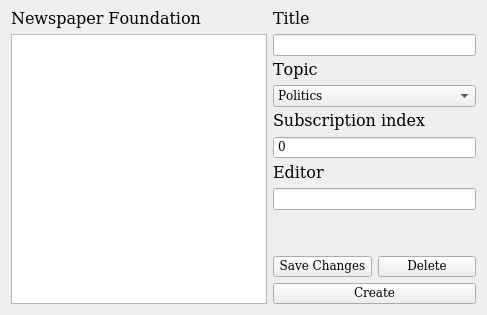
        <widget class="QWidget" name="newspapers">
         <attribute name="title">
          <string>Newspaper</string>
         </attribute>
         <layout class="QFormLayout" name="formLayout">
          <item row="1" column="1">
           <layout class="QVBoxLayout" name="verticalLayout_4">
            <item>
             <widget class="QLabel" name="label_8">
              <property name="font">
               <font>
                <family>DejaVu Math TeX Gyre</family>
                <pointsize>12</pointsize>
               </font>
              </property>
              <property name="text">
               <string>Title</string>
              </property>
             </widget>
            </item>
            <item>
             <widget class="QLineEdit" name="newspaper_title">
              <property name="font">
               <font>
                <family>DejaVu Math TeX Gyre</family>
               </font>
              </property>
             </widget>
            </item>
            <item>
             <widget class="QLabel" name="label_9">
              <property name="font">
               <font>
                <family>DejaVu Math TeX Gyre</family>
                <pointsize>12</pointsize>
               </font>
              </property>
              <property name="text">
               <string>Topic</string>
              </property>
             </widget>
            </item>
            <item>
             <widget class="QComboBox" name="newspaper_topic">
              <property name="font">
               <font>
                <family>DejaVu Math TeX Gyre</family>
               </font>
              </property>
              <item>
               <property name="text">
                <string>Politics</string>
               </property>
              </item>
              <item>
               <property name="text">
                <string>Economics and Finance</string>
               </property>
              </item>
              <item>
               <property name="text">
                <string>Society</string>
               </property>
              </item>
              <item>
               <property name="text">
                <string>Incidents and crime</string>
               </property>
              </item>
              <item>
               <property name="text">
                <string>Culture and art</string>
               </property>
              </item>
              <item>
               <property name="text">
                <string>Sport</string>
               </property>
              </item>
              <item>
               <property name="text">
                <string>Science and Technology</string>
               </property>
              </item>
              <item>
               <property name="text">
                <string>Health and Medicine</string>
               </property>
              </item>
              <item>
               <property name="text">
                <string>Lifestyle and Entertainment</string>
               </property>
              </item>
              <item>
               <property name="text">
                <string>Weather and Ecology</string>
               </property>
              </item>
              <item>
               <property name="text">
                <string>Opinions and Analytics</string>
               </property>
              </item>
              <item>
               <property name="text">
                <string>Letters and Feedback</string>
               </property>
              </item>
              <item>
               <property name="text">
                <string>Advertisements and Ads</string>
               </property>
              </item>
              <item>
               <property name="text">
                <string>Regional and Local News</string>
               </property>
              </item>
              <item>
               <property name="text">
                <string>International News</string>
               </property>
              </item>
             </widget>
            </item>
            <item>
             <widget class="QLabel" name="label_10">
              <property name="font">
               <font>
                <family>DejaVu Math TeX Gyre</family>
                <pointsize>12</pointsize>
               </font>
              </property>
              <property name="text">
               <string>Subscription index</string>
              </property>
             </widget>
            </item>
            <item>
             <widget class="QSpinBox" name="newspaper_index">
              <property name="font">
               <font>
                <family>DejaVu Math TeX Gyre</family>
               </font>
              </property>
              <property name="readOnly">
               <bool>true</bool>
              </property>
              <property name="buttonSymbols">
               <enum>QAbstractSpinBox::ButtonSymbols::NoButtons</enum>
              </property>
              <property name="maximum">
               <number>1000000</number>
              </property>
             </widget>
            </item>
            <item>
             <widget class="QLabel" name="label_11">
              <property name="font">
               <font>
                <family>DejaVu Math TeX Gyre</family>
                <pointsize>12</pointsize>
               </font>
              </property>
              <property name="text">
               <string>Editor</string>
              </property>
             </widget>
            </item>
            <item>
             <widget class="QLineEdit" name="newspaper_fio_editor">
              <property name="font">
               <font>
                <family>DejaVu Math TeX Gyre</family>
               </font>
              </property>
              <property name="text">
               <string/>
              </property>
             </widget>
            </item>
            <item>
             <spacer name="verticalSpacer_3">
              <property name="font">
               <font>
                <family>DejaVu Math TeX Gyre</family>
               </font>
              </property>
              <property name="orientation">
               <enum>Qt::Orientation::Vertical</enum>
              </property>
              <property name="sizeHint" stdset="0">
               <size>
                <width>20</width>
                <height>40</height>
               </size>
              </property>
             </spacer>
            </item>
            <item>
             <layout class="QVBoxLayout" name="verticalLayout_10">
              <item>
               <layout class="QHBoxLayout" name="horizontalLayout_11">
                <property name="topMargin">
                 <number>0</number>
                </property>
                <item>
                 <widget class="QPushButton" name="newspaper_save">
                  <property name="font">
                   <font>
                    <family>DejaVu Math TeX Gyre</family>
                   </font>
                  </property>
                  <property name="text">
                   <string>Save Changes</string>
                  </property>
                 </widget>
                </item>
                <item>
                 <widget class="QPushButton" name="newspaper_del">
                  <property name="font">
                   <font>
                    <family>DejaVu Math TeX Gyre</family>
                   </font>
                  </property>
                  <property name="text">
                   <string>Delete</string>
                  </property>
                 </widget>
                </item>
               </layout>
              </item>
              <item>
               <widget class="QPushButton" name="newspaper_add">
                <property name="font">
                 <font>
                  <family>DejaVu Math TeX Gyre</family>
                 </font>
                </property>
                <property name="text">
                 <string>Create</string>
                </property>
               </widget>
              </item>
             </layout>
            </item>
           </layout>
          </item>
          <item row="1" column="0">
           <layout class="QVBoxLayout" name="verticalLayout_7">
            <item>
             <widget class="QLabel" name="label_36">
              <property name="sizePolicy">
               <sizepolicy hsizetype="Preferred" vsizetype="Preferred">
                <horstretch>0</horstretch>
                <verstretch>0</verstretch>
               </sizepolicy>
              </property>
              <property name="font">
               <font>
                <family>DejaVu Math TeX Gyre</family>
                <pointsize>12</pointsize>
               </font>
              </property>
              <property name="text">
               <string>Newspaper Foundation</string>
              </property>
             </widget>
            </item>
            <item>
             <widget class="QListWidget" name="newspapers_list">
              <property name="sizePolicy">
               <sizepolicy hsizetype="Expanding" vsizetype="Expanding">
                <horstretch>0</horstretch>
                <verstretch>0</verstretch>
               </sizepolicy>
              </property>
              <property name="font">
               <font>
                <family>DejaVu Math TeX Gyre</family>
                <pointsize>12</pointsize>
               </font>
              </property>
             </widget>
            </item>
           </layout>
          </item>
         </layout>
        </widget>
